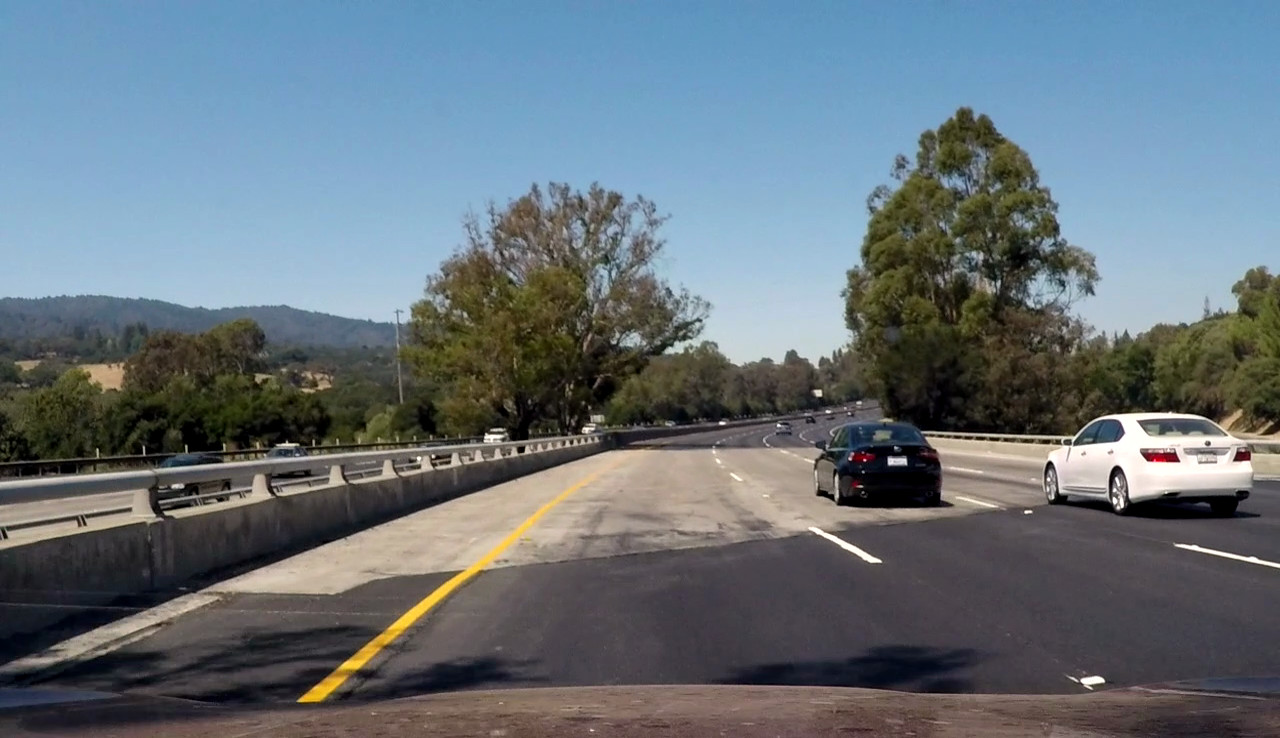
#> input picture test_images/challenge1.jpg, 1280 x 738 px; its folder holds only this picture in this run
$ jupyter execute --allow-errors P1.ipynb   (shell and % lines are left out)
#> lines starting #> are read from the running program, lines starting #| are printed output that depends on the picture; after the words box and inside, x2 and y2 are one past the last pixel; in counts of white or black regions, pixels touching at a corner belong together
# **Finding Lane Lines on the Road**
***
In this project, you will use the tools you learned about in the lesson to identify lane lines on the road.  You can develop your pipeline on a series of individual images, and later apply the result to a video stream (really just a series of images). Check out the video clip "raw-lines-example.mp4" (also contained in this repository) to see what the output should look like after using the helper functions below.

Once you have a result that looks roughly like "raw-lines-example.mp4", you'll need to get creative and try to average and/or extrapolate the line segments you've detected to map out the full extent of the lane lines.  You can see an example of the result you're going for in the video "P1_example.mp4".  Ultimately, you would like to draw just one line for the left side of the lane, and one for the right.

---
Let's have a look at our first image called 'test_images/solidWhiteRight.jpg'.  Run the 2 cells below (hit Shift-Enter or the "play" button above) to display the image.

**Note** If, at any point, you encounter frozen display windows or other confounding issues, you can always start again with a clean slate by going to the "Kernel" menu above and selecting "Restart & Clear Output".

---

**The tools you have are color selection, region of interest selection, grayscaling, Gaussian smoothing, Canny Edge Detection and Hough Tranform line detection.  You  are also free to explore and try other techniques that were not presented in the lesson.  Your goal is piece together a pipeline to detect the line segments in the image, then average/extrapolate them and draw them onto the image for display (as below).  Once you have a working pipeline, try it out on the video stream below.**

---

<figure>

 <figcaption>
 <p></p>
 <p style="text-align: center;"> Your output should look something like this (above) after detecting line segments using the helper functions below </p>
 </figcaption>
</figure>
 <p></p>
<figure>

 <figcaption>
 <p></p>
 <p style="text-align: center;"> Your goal is to connect/average/extrapolate line segments to get output like this</p>
 </figcaption>
</figure>

[cell 1]
#importing some useful packages
import matplotlib.pyplot as plt
import matplotlib.image as mpimg
import numpy as np
import cv2

#> (a cell that did not finish here is left out)

**Some OpenCV functions (beyond those introduced in the lesson) that might be useful for this project are:**

`cv2.inRange()` for color selection
`cv2.fillPoly()` for regions selection
`cv2.line()` to draw lines on an image given endpoints
`cv2.addWeighted()` to coadd / overlay two images
`cv2.cvtColor()` to grayscale or change color
`cv2.imwrite()` to output images to file
`cv2.bitwise_and()` to apply a mask to an image

**Check out the OpenCV documentation to learn about these and discover even more awesome functionality!**

Below are some helper functions to help get you started. They should look familiar from the lesson!

[cell 3]
import math
from functools import partial

def grayscale(img):
    """Applies the Grayscale transform
    This will return an image with only one color channel
    but NOTE: to see the returned image as grayscale
    you should call plt.imshow(gray, cmap='gray')"""
    return cv2.cvtColor(img, cv2.COLOR_BGR2GRAY)

def color(img):
    """Applies the Color transform
    This will return a grayscale image with multiple color channels
    """
    return cv2.cvtColor(img, cv2.COLOR_GRAY2BGR)

def canny(img, low_threshold, high_threshold):
    """Applies the Canny transform"""
    return cv2.Canny(img, low_threshold, high_threshold)

def gaussian_blur(img, kernel_size):
    """Applies a Gaussian Noise kernel"""
    return cv2.GaussianBlur(img, (kernel_size, kernel_size), 0)

def region_of_interest(img, vertices):
    """
    Applies an image mask.

    Only keeps the region of the image defined by the polygon
    formed from `vertices`. The rest of the image is set to black.
    """
    #defining a blank mask to start with
    mask = np.zeros_like(img)

    #defining a 3 channel or 1 channel color to fill the mask with depending on the input image
    if len(img.shape) > 2:
        channel_count = img.shape[2]  # i.e. 3 or 4 depending on your image
        ignore_mask_color = (255,) * channel_count
    else:
        ignore_mask_color = 255

    #filling pixels inside the polygon defined by "vertices" with the fill color
    cv2.fillPoly(mask, vertices, ignore_mask_color)

    #returning the image only where mask pixels are nonzero
    masked_image = cv2.bitwise_and(img, mask)
    return masked_image

def split_lines(lines):
    """
    Split lines into forward leaning and backward leaning lines.
    Leave out horizontal and vertical lines.

    Expect `lines` to be a numpy array of shape (n, 1, 4).
    Return two numpy arrays of similar shape.
    """
    # Skip lines which are less than ~18 degrees from being completely horizontal
    # and lines which are less than ~18 degrees from being completely vertical
    l_thres = 0.2 * np.pi / 2
    h_thres = 0.9 * np.pi / 2
    xdiff = lines[:,0,0] - lines[:,0,2]
    ydiff = lines[:,0,1] - lines[:,0,3]
    atan = np.arctan2(ydiff, xdiff)
    steep = np.abs((np.pi / 2) - np.abs(atan))
    valid = (steep > l_thres) & (steep < h_thres)
    return lines[(atan > 0) & valid], lines[(atan < 0) & valid]

def extrapolate_line(ytop, ybottom, row):
    """
    Extrapolates a line to ytop and ybottom.

    Expect `row` to be a numpy array with shape (1, 4).
    Return a numpy array with shape (1,4).
    """
    x1, y1, x2, y2 = row[0], row[1], row[2], row[3]
    xdiff = x1 - x2
    ydiff = y1 - y2
    slope = ydiff / float(xdiff)
    xtop = ((ytop - y2) / slope) + x2
    xbottom = ((ybottom - y2) / slope) + x2
    return np.array([int(xtop), int(ytop), int(xbottom), int(ybottom)])

def extrapolate_lines(ytop, ybottom, lines):
    """
    Extrapolate a number of lines.

    Expect `lines` to be a numpy array with shape (n, 1, 4).
    Return a numpy array of the same shape as the input.
    """
    if lines is None or lines.size == 0:
        return lines
    return np.apply_along_axis(partial(extrapolate_line, ytop, ybottom), arr=lines, axis=2)

def distance(row):
    x1, y1, x2, y2 = row[0], row[1], row[2], row[3]
    dist = math.sqrt((x1 - x2)**2 + (y1 - y2)**2)
    return np.array([int(dist)])

def merge_lists(lines1, lines2):
    """
    Merge two lists of lines safely.
    """
    if lines1 is None or lines1.size == 0:
        lines = lines2
    elif lines2 is None or lines2.size == 0:
        lines = lines1
    else:
        lines = np.concatenate((lines1, lines2))

    return lines

def collapse_lines(lines):
    """
    Collapse a list of lines to a single line.
    """
    if lines is not None and lines.size != 0:
        w = np.apply_along_axis(distance, arr=lines, axis=2).flatten()
        lines = np.average(lines, axis=0, weights=w)
        lines = np.expand_dims(lines, axis=0)
        lines = lines.astype(int)
    return lines

def merge_and_collapse(lines1, lines2):
    """
    Merge lists of lines and then collapse them to a single line.
    """
    lines = merge_lists(lines1, lines2)
    return collapse_lines(lines)

def calculate_lane(ytop, ybottom, lines):
    """
    Calculate the boundries of the lane, given a list of hough lines.

    A list of `lines` in the format returned by hough_lines.
    Retrun two lists of lines in the same format.
    """
    if lines is None:
        return None, None
    ll, rr = split_lines(lines)

    ll = collapse_lines(ll)
    ll = extrapolate_lines(ytop, ybottom, ll)

    rr = collapse_lines(rr)
    rr = extrapolate_lines(ytop, ybottom, rr)

    return ll, rr

def draw_lines(img, lines, color=[255, 0, 0], thickness=2):
    """
    NOTE: this is the function you might want to use as a starting point once you want to
    average/extrapolate the line segments you detect to map out the full
    extent of the lane (going from the result shown in raw-lines-example.mp4
    to that shown in P1_example.mp4).

    Think about things like separating line segments by their
    slope ((y2-y1)/(x2-x1)) to decide which segments are part of the left
    line vs. the right line.  Then, you can average the position of each of
    the lines and extrapolate to the top and bottom of the lane.

    This function draws `lines` with `color` and `thickness`.
    Lines are drawn on the image inplace (mutates the image).
    If you want to make the lines semi-transparent, think about combining
    this function with the weighted_img() function below
    """
    if lines is not None and lines.size != 0:
        for line in lines:
            for x1,y1,x2,y2 in line:
                cv2.line(img, (x1, y1), (x2, y2), color, thickness)

def hough_lines(img, rho, theta, threshold, min_line_len, max_line_gap):
    """
    `img` should be the output of a Canny transform.

    Returns hough lines.
    """
    return cv2.HoughLinesP(img, rho, theta, threshold, np.array([]), minLineLength=min_line_len, maxLineGap=max_line_gap)

# Python 3 has support for cool math symbols.

def weighted_img(img, initial_img, α=0.8, β=1., λ=0.):
    """
    `img` is the output of the hough_lines(), An image with lines drawn on it.
    Should be a blank image (all black) with lines drawn on it.

    `initial_img` should be the image before any processing.

    The result image is computed as follows:

    initial_img * α + img * β + λ
    NOTE: initial_img and img must be the same shape!
    """
    return cv2.addWeighted(initial_img, α, img, β, λ)

[cell 4]
def pipeline(image, prev_left = None, prev_right = None):
    ysize = image.shape[0]
    xsize = image.shape[1]

    # Blur a grayscale version of the image
    gray_img = grayscale(image)
    blurred = gaussian_blur(gray_img, 5)

    # Color threshold and Canny images
    ret, thresholded1 = cv2.threshold(blurred, 0, 255, cv2.THRESH_BINARY + cv2.THRESH_OTSU)
    col_blurred = gaussian_blur(image, 5)
    thresholded2 = cv2.inRange(col_blurred, np.array([180,180,0]), np.array([255,255,255]))
    thresholded = cv2.bitwise_and(thresholded1, thresholded2)
    edges = canny(blurred, 70, 210)

    # Crop ROI
    ymid = ysize / 2
    xmid = xsize / 2
    horizon = int(ysize * 0.6)
    horizon_w = int(xsize * 0.05)
    tl_corner = [xmid - horizon_w, horizon]
    tr_corner = [xmid + horizon_w, horizon]
    bl_corner = [0, ysize - 1]
    br_corner = [xsize - 1, ysize - 1]
    roi = np.array([[bl_corner, tl_corner, tr_corner, br_corner]], dtype=np.int32)

    cropped_blurred = np.copy(color(blurred))
    cv2.polylines(cropped_blurred, roi, False, [0,0,255], 3)
    cropped_thresholded = region_of_interest(thresholded, roi)
    cropped_edges = region_of_interest(edges, roi)

    # Hough lines
    rho = 5
    theta = 5 * np.pi/180
    threshold = 100
    min_line_len = 10
    max_line_gap = 220

    lines1 = hough_lines(cropped_thresholded, rho, theta, threshold, min_line_len, max_line_gap)
    lines2 = hough_lines(cropped_edges, rho, theta, threshold, min_line_len, max_line_gap)
    houghed1 = np.copy(color(thresholded))
    houghed2 = np.copy(color(edges))

    cv2.polylines(houghed1, roi, False, [0,0,255], 3)
    cv2.polylines(houghed2, roi, False, [0,0,255], 3)

    draw_lines(houghed1, lines1)
    draw_lines(houghed2, lines2)

    # Get the lane boundries from the two types of images
    lb_left1, lb_right1 = calculate_lane(horizon, ysize - 1, lines1)
    lb_left2, lb_right2 = calculate_lane(horizon, ysize - 1, lines2)

    ll = merge_lists(lb_left1, lb_left2)
    ll = collapse_lines(ll)
    rr = merge_lists(lb_right1, lb_right2)
    rr = collapse_lines(rr)

    # Use previous step to make line transitions smoother
    ll = merge_and_collapse(ll, prev_left)
    rr = merge_and_collapse(rr, prev_right)

    lane_img = np.zeros((*blurred.shape, 3), dtype=np.uint8)
    draw_lines(lane_img, ll, color=[255,0,0], thickness = 9)
    draw_lines(lane_img, rr, color=[0,255,0], thickness = 9)

    final_img = weighted_img(lane_img, image)

    return final_img, color(blurred), cropped_blurred, color(thresholded), color(edges), houghed1, houghed2, ll, rr

def combine(top_left, bottom_left, top_right, bottom_right):
    combined1 = np.vstack((top_left, bottom_left))
    combined2 = np.vstack((top_right, bottom_right))

    combined = np.hstack((combined1, combined2))
    return combined

## Test on Images

Now you should build your pipeline to work on the images in the directory "test_images"
**You should make sure your pipeline works well on these images before you try the videos.**

[cell 5]
import os
test_images = os.listdir("test_images/")
#> test_images = ['challenge1.jpg']
print(test_images)
#| ['challenge1.jpg']
image = mpimg.imread("test_images/" + test_images[0])
#> image is the input picture: shape (738, 1280, 3); mean R, G, B 102.5, 114.2, 122.1

def read_process_save(file_name):
    image = mpimg.imread("test_images/" + file_name)
    final_img, _, _, _, _, _, _, _, _ = pipeline(image)
    mpimg.imsave("test_images/processed_" + file_name, final_img)

final_img, blurred, cropped_blurred, thresholded, edges, houghed1, houghed2, _, _ = pipeline(image)
#> in pipeline, `ret, thresholded1 = cv2.threshold(blurred, 0, 255, cv2.THRESH_BINARY +..`:
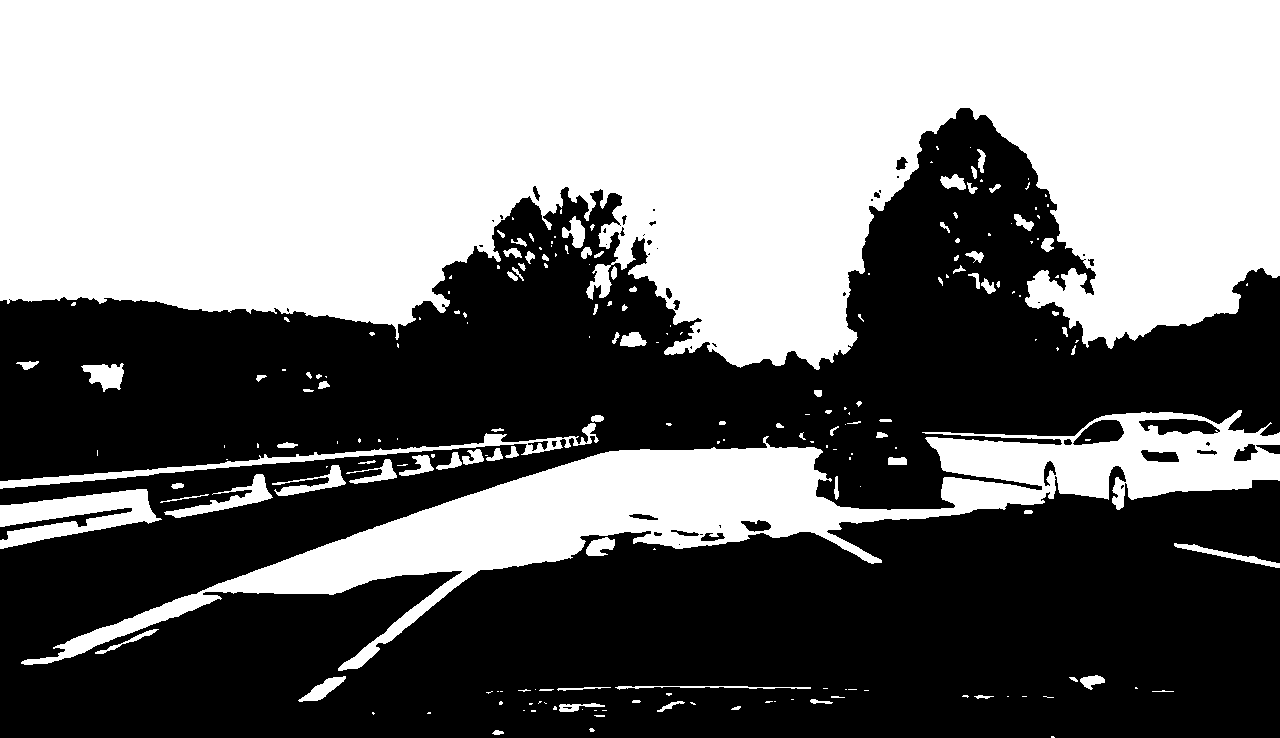
#> thresholded1: shape (738, 1280); 47.5% white; 210 white regions (116 under 20 px), largest, box (x1, y1, x2, y2) and area: (0, 0, 1280, 370) 358762, (21, 410, 1280, 671) 69617, (0, 489, 162, 549) 4878
#> in pipeline, `ret, thresholded1 = cv2.threshold(blurred, 0, 255, cv2.THRESH_BINARY +..`: ret = 117
#> in pipeline, `lines1 = hough_lines(cropped_thresholded, rho, theta, threshold, min_l..`: lines1 = 77 rows, first 6: [314, 576, 647, 454], [382, 541, 626, 452], [293, 588, 639, 463], [310, 698, 600, 455], [313, 589, 743, 474], [330, 568, 649, 452]
#> in pipeline, `lines2 = hough_lines(cropped_edges, rho, theta, threshold, min_line_le..`: lines2 = 21 rows, first 6: [590, 685, 813, 685], [300, 702, 596, 454], [317, 701, 616, 450], [915, 693, 1089, 693], [310, 689, 505, 689], [669, 443, 1099, 691]
#> in pipeline, `cv2.polylines(houghed2, roi, False, [0,0,255], 3)`:
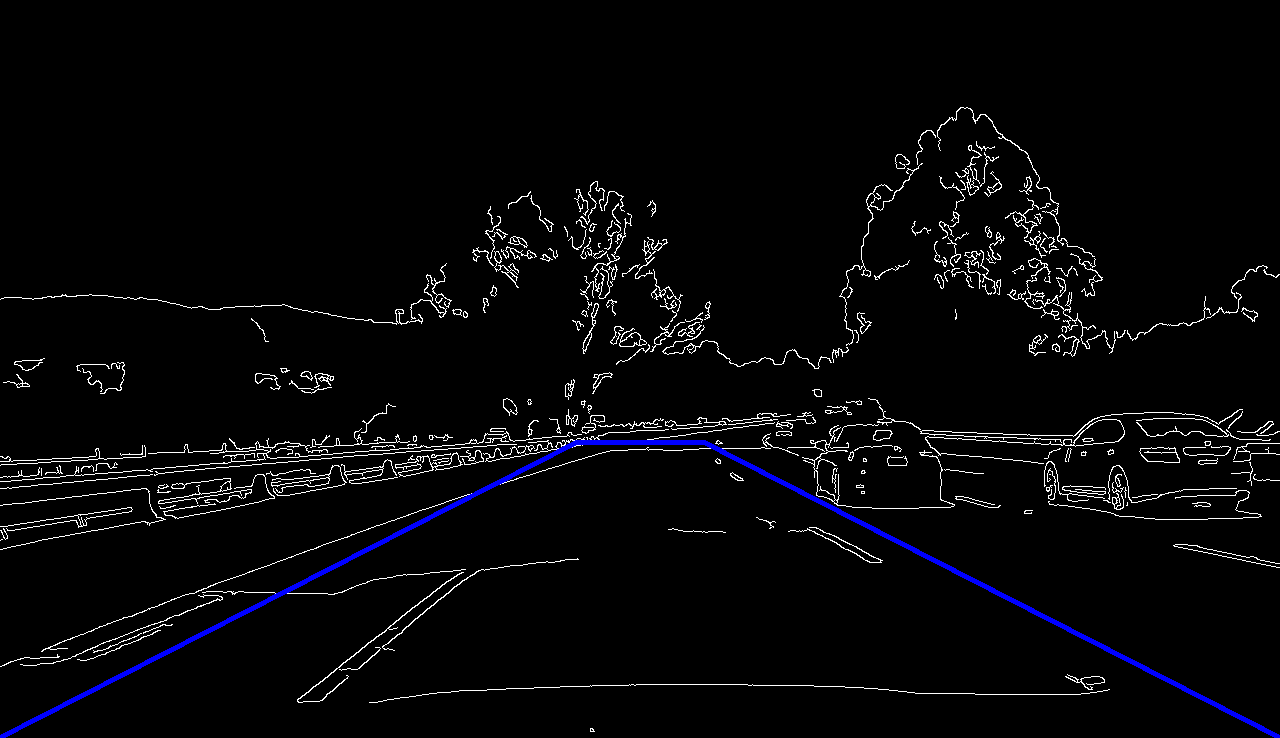
#> houghed2: shape (738, 1280, 3); mean of channels 0, 1, 2 6.5, 6.5, 8.4; drawn as R, G, B
#> the loop in draw_lines, `for line in lines:` made 77 passes
#> the loop in draw_lines (call 2), `for line in lines:` made 21 passes
#> in split_lines, `xdiff = lines[:,0,0] - lines[:,0,2]`: xdiff = 77 values, max -22 at index 75, min -454 at index 41, mean -253
#> in split_lines, `ydiff = lines[:,0,1] - lines[:,0,3]`: ydiff = 77 values, max 244 at index 9, min -208 at index 54, mean 67.22
#> in split_lines, `atan = np.arctan2(ydiff, xdiff)`: atan = 77 values, max 3.14 at index 29, min -2.97 at index 68, mean 1.49
#> in split_lines, `steep = np.abs((np.pi / 2) - np.abs(atan))`: steep = 77 values, max 1.57 at index 29, min 0.785 at index 33, mean 1.2
#> in calculate_lane, `ll, rr = split_lines(lines)`: ll = 51 rows, first 6: [314, 576, 647, 454], [382, 541, 626, 452], [293, 588, 639, 463], [310, 698, 600, 455], [313, 589, 743, 474], [330, 568, 649, 452]; rr = 18 rows, first 6: [734, 482, 1089, 687], [650, 452, 866, 553], [720, 466, 768, 494], [601, 456, 865, 553], [589, 466, 817, 527], [538, 479, 820, 529]
#> in collapse_lines, `w = np.apply_along_axis(distance, arr=lines, axis=2).flatten()`: w = 51 values, max 460 at index 29, min 139 at index 28, mean 314.4
#> in collapse_lines, `lines = np.average(lines, axis=0, weights=w)`: lines = [[354.9, 594.3, 659, 468.3]]
#> in collapse_lines, `lines = lines.astype(int)`: lines = [[354, 594, 659, 468]]
#> in calculate_lane, `ll = extrapolate_lines(ytop, ybottom, ll)`: ll = [[721, 442, 7, 737]]
#> in calculate_lane, `rr = collapse_lines(rr)`: rr = [[632, 479, 855, 578]]
#> in calculate_lane, `rr = extrapolate_lines(ytop, ybottom, rr)`: rr = [[548, 442, 1213, 737]]
#> in pipeline, `lb_left1, lb_right1 = calculate_lane(horizon, ysize - 1, lines1)`: lb_left1 = [[721, 442, 7, 737]]; lb_right1 = [[548, 442, 1213, 737]]
#> in pipeline, `lb_left2, lb_right2 = calculate_lane(horizon, ysize - 1, lines2)`: lb_left2 = [[619, 442, 254, 737]]; lb_right2 = [[670, 442, 1179, 737]]
#> in merge_lists, `lines = np.concatenate((lines1, lines2))`: lines = [[721, 442, 7, 737], [619, 442, 254, 737]]
#> in pipeline, `ll = collapse_lines(ll)`: ll = [[682, 442, 100, 737]]
#> in pipeline, `rr = merge_lists(lb_right1, lb_right2)`: rr = [[548, 442, 1213, 737], [670, 442, 1179, 737]]
#> in pipeline, `rr = collapse_lines(rr)`: rr = [[602, 442, 1197, 737]]
#> in merge_and_collapse, `lines = merge_lists(lines1, lines2)`: lines = [[682, 442, 100, 737]]
combined = combine(cropped_blurred, houghed2, final_img, houghed1)

# Visualise the first image

plt.imshow(image)
plt.show()

plt.imshow(cropped_blurred)
plt.show()

plt.hist(blurred.ravel(),256,[0,256]);
plt.show()
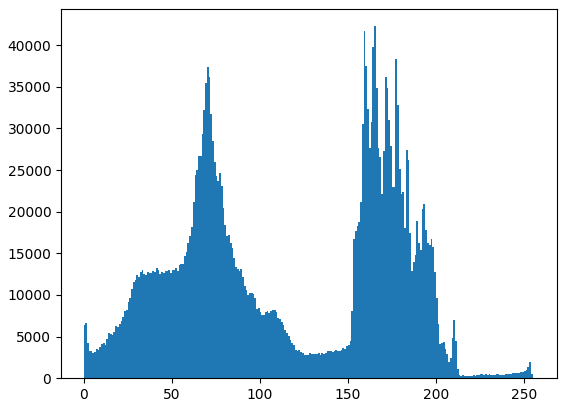
#> figure drawn by matplotlib, 1 panel; tallest bar 42282 high, from x = 165 to 166

plt.imshow(thresholded)
plt.show()

plt.imshow(edges)
plt.show()

plt.imshow(houghed1)
plt.show()

plt.imshow(houghed2)
plt.show()

plt.imshow(combined)
plt.show()

plt.imshow(final_img);
plt.show()

run your solution on all test_images and make copies into the test_images directory).

[cell 6]
for fname in test_images:
    read_process_save(fname)
#> in calculate_lane (call 3), `ll, rr = split_lines(lines)`: ll = 51 rows, first 6: [314, 576, 647, 454], [382, 541, 626, 452], [293, 588, 639, 463], [310, 698, 600, 455], [313, 589, 743, 474], [330, 568, 649, 452]; rr = 18 rows, first 6: [734, 482, 1089, 687], [650, 452, 866, 553], [720, 466, 768, 494], [601, 456, 865, 553], [589, 466, 817, 527], [538, 479, 820, 529]
